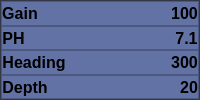
                  <widget class="QFrame" name="sensorReadingFrame">
                   <property name="maximumSize">
                    <size>
                     <width>16777215</width>
                     <height>16777215</height>
                    </size>
                   </property>
                   <property name="styleSheet">
                    <string notr="true">QFrame{
	background-color: #44475A;
}</string>
                   </property>
                   <property name="frameShape">
                    <enum>QFrame::StyledPanel</enum>
                   </property>
                   <property name="frameShadow">
                    <enum>QFrame::Raised</enum>
                   </property>
                   <layout class="QVBoxLayout" name="verticalLayout_9">
                    <property name="spacing">
                     <number>0</number>
                    </property>
                    <property name="leftMargin">
                     <number>0</number>
                    </property>
                    <property name="topMargin">
                     <number>0</number>
                    </property>
                    <property name="rightMargin">
                     <number>0</number>
                    </property>
                    <property name="bottomMargin">
                     <number>0</number>
                    </property>
                    <item>
                     <widget class="QFrame" name="gainFrame">
                      <property name="maximumSize">
                       <size>
                        <width>16777215</width>
                        <height>30</height>
                       </size>
                      </property>
                      <property name="styleSheet">
                       <string notr="true">QFrame{
	background-color: #6272A4;
}</string>
                      </property>
                      <property name="frameShape">
                       <enum>QFrame::StyledPanel</enum>
                      </property>
                      <property name="frameShadow">
                       <enum>QFrame::Raised</enum>
                      </property>
                      <layout class="QHBoxLayout" name="horizontalLayout_53">
                       <property name="spacing">
                        <number>0</number>
                       </property>
                       <property name="leftMargin">
                        <number>0</number>
                       </property>
                       <property name="topMargin">
                        <number>0</number>
                       </property>
                       <property name="rightMargin">
                        <number>0</number>
                       </property>
                       <property name="bottomMargin">
                        <number>0</number>
                       </property>
                       <item alignment="Qt::AlignLeft">
                        <widget class="QLabel" name="gainLabel">
                         <property name="font">
                          <font>
                           <pointsize>12</pointsize>
                           <bold>true</bold>
                          </font>
                         </property>
                         <property name="text">
                          <string>Gain</string>
                         </property>
                         <property name="alignment">
                          <set>Qt::AlignCenter</set>
                         </property>
                        </widget>
                       </item>
                       <item alignment="Qt::AlignRight">
                        <widget class="QLabel" name="gainReadingLabel">
                         <property name="font">
                          <font>
                           <pointsize>12</pointsize>
                           <bold>true</bold>
                          </font>
                         </property>
                         <property name="text">
                          <string>100</string>
                         </property>
                         <property name="alignment">
                          <set>Qt::AlignCenter</set>
                         </property>
                        </widget>
                       </item>
                      </layout>
                     </widget>
                    </item>
                    <item>
                     <widget class="QFrame" name="phSensorFrame">
                      <property name="maximumSize">
                       <size>
                        <width>16777215</width>
                        <height>30</height>
                       </size>
                      </property>
                      <property name="styleSheet">
                       <string notr="true">QFrame{
	background-color: #6272A4;
}</string>
                      </property>
                      <property name="frameShape">
                       <enum>QFrame::StyledPanel</enum>
                      </property>
                      <property name="frameShadow">
                       <enum>QFrame::Raised</enum>
                      </property>
                      <layout class="QHBoxLayout" name="horizontalLayout_50">
                       <property name="spacing">
                        <number>0</number>
                       </property>
                       <property name="leftMargin">
                        <number>0</number>
                       </property>
                       <property name="topMargin">
                        <number>0</number>
                       </property>
                       <property name="rightMargin">
                        <number>0</number>
                       </property>
                       <property name="bottomMargin">
                        <number>0</number>
                       </property>
                       <item alignment="Qt::AlignLeft">
                        <widget class="QLabel" name="phLael">
                         <property name="font">
                          <font>
                           <pointsize>12</pointsize>
                           <bold>true</bold>
                          </font>
                         </property>
                         <property name="text">
                          <string>PH</string>
                         </property>
                         <property name="alignment">
                          <set>Qt::AlignCenter</set>
                         </property>
                        </widget>
                       </item>
                       <item alignment="Qt::AlignRight">
                        <widget class="QLabel" name="phSensorReadingLabel">
                         <property name="font">
                          <font>
                           <pointsize>12</pointsize>
                           <bold>true</bold>
                          </font>
                         </property>
                         <property name="text">
                          <string>7.1</string>
                         </property>
                         <property name="alignment">
                          <set>Qt::AlignCenter</set>
                         </property>
                        </widget>
                       </item>
                      </layout>
                     </widget>
                    </item>
                    <item>
                     <widget class="QFrame" name="headingFrame">
                      <property name="maximumSize">
                       <size>
                        <width>16777215</width>
                        <height>30</height>
                       </size>
                      </property>
                      <property name="styleSheet">
                       <string notr="true">QFrame{
	background-color: #6272A4;
}</string>
                      </property>
                      <property name="frameShape">
                       <enum>QFrame::StyledPanel</enum>
                      </property>
                      <property name="frameShadow">
                       <enum>QFrame::Raised</enum>
                      </property>
                      <layout class="QHBoxLayout" name="horizontalLayout_52">
                       <property name="spacing">
                        <number>0</number>
                       </property>
                       <property name="leftMargin">
                        <number>0</number>
                       </property>
                       <property name="topMargin">
                        <number>0</number>
                       </property>
                       <property name="rightMargin">
                        <number>0</number>
                       </property>
                       <property name="bottomMargin">
                        <number>0</number>
                       </property>
                       <item alignment="Qt::AlignLeft">
                        <widget class="QLabel" name="headingLabel">
                         <property name="font">
                          <font>
                           <pointsize>12</pointsize>
                           <bold>true</bold>
                          </font>
                         </property>
                         <property name="text">
                          <string>Heading</string>
                         </property>
                         <property name="alignment">
                          <set>Qt::AlignCenter</set>
                         </property>
                        </widget>
                       </item>
                       <item alignment="Qt::AlignRight">
                        <widget class="QLabel" name="headingReadingLabel">
                         <property name="font">
                          <font>
                           <pointsize>12</pointsize>
                           <bold>true</bold>
                          </font>
                         </property>
                         <property name="text">
                          <string>300</string>
                         </property>
                         <property name="alignment">
                          <set>Qt::AlignCenter</set>
                         </property>
                        </widget>
                       </item>
                      </layout>
                     </widget>
                    </item>
                    <item>
                     <widget class="QFrame" name="depthFrame">
                      <property name="maximumSize">
                       <size>
                        <width>16777215</width>
                        <height>30</height>
                       </size>
                      </property>
                      <property name="styleSheet">
                       <string notr="true">QFrame{
	background-color: #6272A4;
}</string>
                      </property>
                      <property name="frameShape">
                       <enum>QFrame::StyledPanel</enum>
                      </property>
                      <property name="frameShadow">
                       <enum>QFrame::Raised</enum>
                      </property>
                      <layout class="QHBoxLayout" name="horizontalLayout_51">
                       <property name="spacing">
                        <number>0</number>
                       </property>
                       <property name="leftMargin">
                        <number>0</number>
                       </property>
                       <property name="topMargin">
                        <number>0</number>
                       </property>
                       <property name="rightMargin">
                        <number>0</number>
                       </property>
                       <property name="bottomMargin">
                        <number>0</number>
                       </property>
                       <item alignment="Qt::AlignLeft">
                        <widget class="QLabel" name="depthLabel">
                         <property name="font">
                          <font>
                           <pointsize>12</pointsize>
                           <bold>true</bold>
                          </font>
                         </property>
                         <property name="text">
                          <string>Depth</string>
                         </property>
                         <property name="alignment">
                          <set>Qt::AlignCenter</set>
                         </property>
                        </widget>
                       </item>
                       <item alignment="Qt::AlignRight">
                        <widget class="QLabel" name="depthReadingLabel">
                         <property name="font">
                          <font>
                           <pointsize>12</pointsize>
                           <bold>true</bold>
                          </font>
                         </property>
                         <property name="text">
                          <string>20</string>
                         </property>
                         <property name="alignment">
                          <set>Qt::AlignCenter</set>
                         </property>
                        </widget>
                       </item>
                      </layout>
                     </widget>
                    </item>
                   </layout>
                  </widget>
